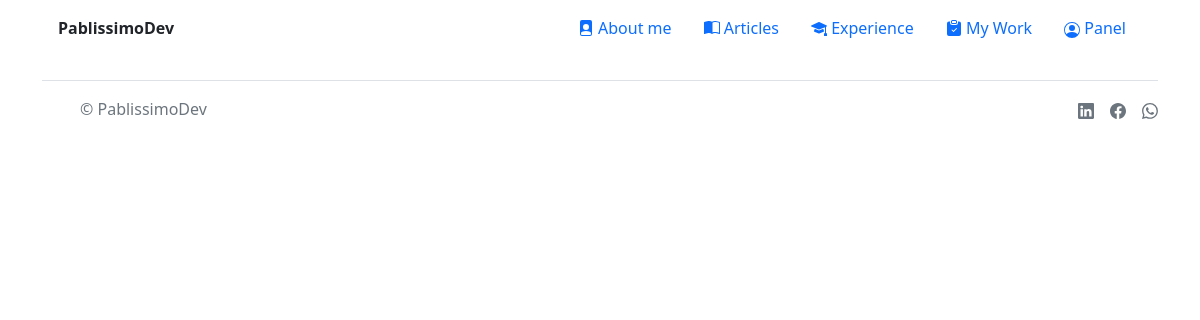
The page /menu/edit_article/1 (signed in) on the database as committed earlier.
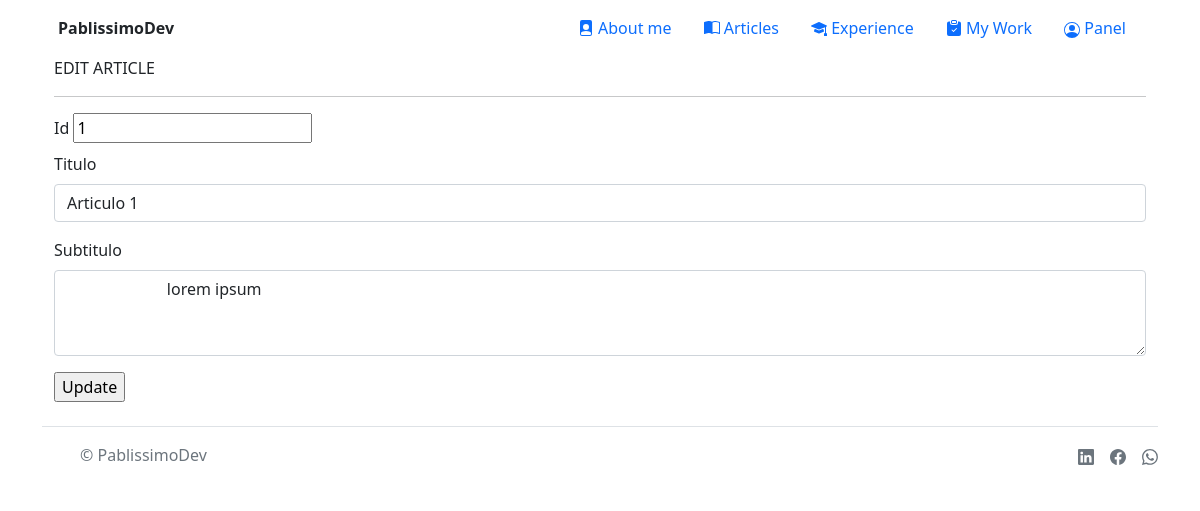
The same page on the database as committed later.
### core/models.py (models this page shows, shortened)
class Article(models.Model):
    articles_name = models.CharField(max_length=80)
    articles_subname = models.CharField(max_length=100)
    articles_text = models.TextField()
    articles_year = models.IntegerField(max_length=4)

### core/views.py (the view)
# urls.py: path('menu/edit_article/<id>', views.edit_article, name="EditArticle"),
@login_required
def edit_article(request, id):
    article_list = Article.objects.filter(id=id)
    return render(request, "edit_article.html",{"article_list": article_list})

### app/templates/edit_article.html (shortened to what this page needs)
{% extends 'base.html' %}
{% load static %}
{% block main %}
<div class="container">
    <div class="row align-items-start">
        {% for item in article_list %}
            <form action="/menu/update_article/" method="POST">
                EDIT ARTICLE
                <hr>
                <div class="mb-1">
                    <label for="exampleFormControlInput0" class="form-label">Id</label>
                    <input type="text" name="article_id" id="exampleFormControlInput0" readonly value="{{item.id}}">
                </div>
                <div class="mb-3">
                    <label for="exampleFormControlInput1" class="form-label">Titulo</label>
                    <input type="text" name="article_name" value="{{item.articles_name}}" class="form-control" id="exampleFormControlInput1">
                  </div>
                  <div class="mb-3">
                    <label for="exampleFormControlInput2" class="form-label">Subtitulo</label>
                    <textarea name="article_text" id="exampleFormControlInput2" class="form-control" name="article_text" rows="3">
                        {{item.articles_text}}
                    </textarea>
                  </div>
                  <input type="submit" value="Update">
            </form>
        {% endfor %}
    </div>
</div>
{% endblock main %}

Rows that differ between the two databases and show on the page:
added Article: article_id "1", article_name "Articulo 1", article_text "lorem ipsum"
